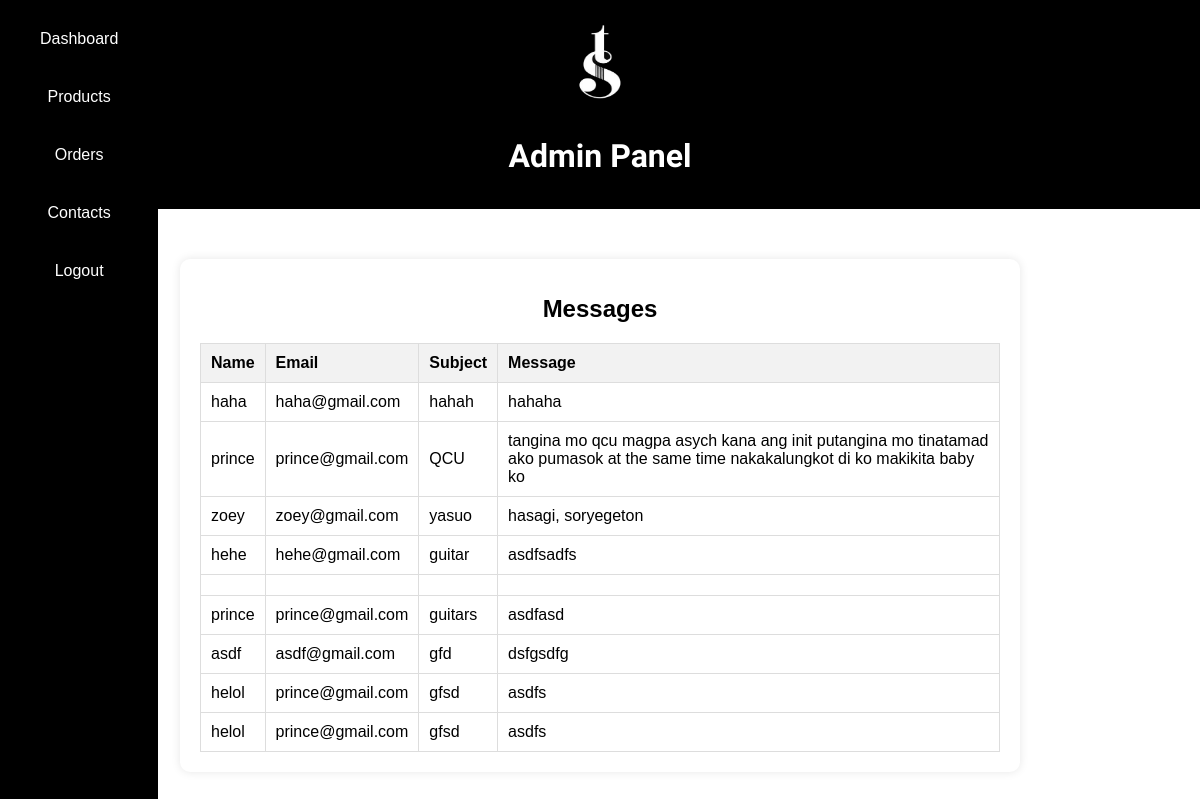
The page /ct.php on the database its author committed.
### tables this page shows
CREATE TABLE `message` (
  `id` int(11) NOT NULL,
  `name` varchar(255) NOT NULL,
  `email` varchar(255) NOT NULL,
  `subject` varchar(255) NOT NULL,
  `message` varchar(255) NOT NULL
);

### ct.php (the view, shortened to what this page needs)
<?php
$servername = "localhost";
$username = "your_username";
$password = "your_password";
$dbname = "login";
$conn = new mysqli($servername, $username, $password, $dbname);
$sql = "SELECT * FROM message";
$result = $conn->query($sql);
?>
<!DOCTYPE html>
<html lang="en">
<head>
    <link rel="stylesheet" href="message.css">
    <link rel="stylesheet" href="https://cdnjs.cloudflare.com/ajax/libs/font-awesome/5.15.4/css/all.min.css">
</head>
<body>
    <header>
        <div id="logo">
            <img src="prince2/miller2.png" alt="Logo" height="100" width="200">
        </div>
        <div id="admin-panel">
            <h1>Admin Panel</h1>
        </div>
    </header>
    <nav>
        <ul>
            <li><a href="dashboard.php">Dashboard</a></li>
            <li><a href="index.php">Products</a></li>
            <li><a href="order.php">Orders</a></li>
            <li><a href="ct.php">Contacts</a></li>
            <li><a href="login.php">Logout</a></li>
        </ul>
    </nav>
<body>
    <div class="sv">
        <h1>Messages</h1>
        <table>
            <tr>
                <th>Name</th>
                <th>Email</th>
                <th>Subject</th>
                <th>Message</th>
            </tr>
            <?php
            if ($result->num_rows > 0) {
                while($row = $result->fetch_assoc()) {
                    echo "<tr>";
                    echo "<td>" . $row["name"] . "</td>";
                    echo "<td>" . $row["email"] . "</td>";
                    echo "<td>" . $row["subject"] . "</td>";
                    echo "<td>" . $row["message"] . "</td>";
                    echo "</tr>";
                }
            } else {
                echo "<tr><td colspan='4'>No messages found</td></tr>";
            }
            ?>
        </table>
    </div>
</body>
</html>

### message.css (style rules this page uses)
.sv { max-width: 800px; margin: 20px auto; padding: 20px; background-color: #fff; border-radius: 10px; box-shadow: 0 0 10px rgba(0, 0, 0, 0.1); text-align: left; }
.sv { max-width: 800px; margin: 50px auto; padding: 20px; background-color: #fff; border-radius: 10px; box-shadow: 0 0 10px rgba(0, 0, 0, 0.1); }
.sv h1 { font-size: 24px; margin-bottom: 20px; text-align: center; }
table { width: 100%; border-collapse: collapse; }
table th, table td { padding: 10px; border: 1px solid #ddd; text-align: left; }
table th { background-color: #f2f2f2; font-weight: bold; }
body { font-family: Arial, sans-serif; margin: 0; padding: 0; }
header { text-align: center; font-family: "New Rocker", system-ui; font-weight: 400; font-style: normal; size-adjust: 1; background-color: #000000; color: #ffffff; padding: 1%; }
nav { background-color: #000; color: #fff; padding: 20px; height: 100vh; position: fixed; top: 0; left: 0; }
nav ul { list-style-type: none; padding: 0; margin: 0; text-align: center; }
nav ul li { display: block; margin-bottom: 20px; }
nav ul li a { display: block; color: #fff; text-decoration: none; transition: all .3s ease; padding: 10px 20px; }

### rows shown on the page
message: name "haha", email "haha@gmail.com", subject "hahah", message "hahaha"
message: name "prince", email "prince@gmail.com", subject "QCU", message "tangina mo qcu magpa asych kana ang init putangina mo tinatamad ako pumasok at the same time nakakalungkot di ko makikita baby ko"
message: name "zoey", email "zoey@gmail.com", subject "yasuo", message "hasagi, soryegeton"
message: name "hehe", email "hehe@gmail.com", subject "guitar", message "asdfsadfs"
message: name "prince", email "prince@gmail.com", subject "guitars", message "asdfasd"
message: name "asdf", email "asdf@gmail.com", subject "gfd", message "dsfgsdfg"
message: name "helol", email "prince@gmail.com", subject "gfsd", message "asdfs"
message: name "helol", email "prince@gmail.com", subject "gfsd", message "asdfs"
